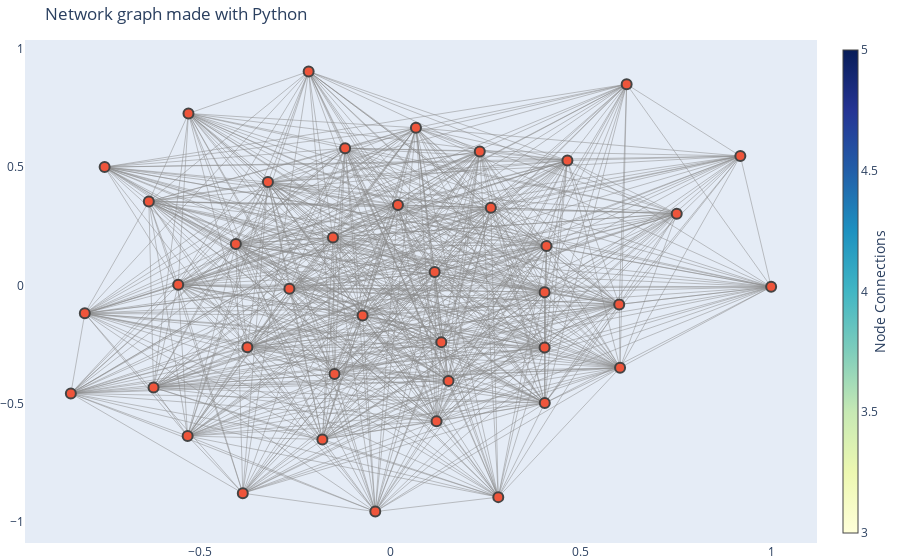

This figure's notebook cell:
### Markdown cell above
#### Visualizing the graph

### Code cell
import plotly.graph_objects as go


# Extract node positions
pos = nx.spring_layout(G)

# Create edge traces
edge_x = []
edge_y = []
for edge in G.edges():
    x0, y0 = pos[edge[0]]
    x1, y1 = pos[edge[1]]
    edge_x.append(x0)
    edge_x.append(x1)
    edge_x.append(None)
    edge_y.append(y0)
    edge_y.append(y1)
    edge_y.append(None)

edge_trace = go.Scatter(
    x=edge_x, y=edge_y,
    line=dict(width=0.5, color='#888'),
    hoverinfo='none',
    mode='lines')

# Create node traces
node_x = []
node_y = []
for node in G.nodes():
    x, y = pos[node]
    node_x.append(x)
    node_y.append(y)

node_trace = go.Scatter(
    x=node_x, y=node_y,
    mode='markers',
    hoverinfo='text',
    marker=dict(
        showscale=True,
        colorscale='YlGnBu',
        size=10,
        colorbar=dict(
            thickness=15,
            title='Node Connections',
            xanchor='left',
            titleside='right'
        ),
        line_width=2))

# Create Plotly figure
fig = go.Figure(data=[edge_trace, node_trace],
                layout=go.Layout(
                    title='Network graph',
                    showlegend=False,
                    hovermode='closest',
                    margin=dict(b=0,l=0,r=0,t=40),
                    xaxis=dict(showgrid=False, zeroline=False),
                    yaxis=dict(showgrid=False, zeroline=False))
                )

fig.show()

### Figure 1 — Plotly figure (JSON) as saved in the notebook; plotly's stock layout.template omitted (floating-point values rounded to 4 significant figures; data arrays with more than 128 entries replaced by an {"elided": "..."} marker saying what was removed)
{"data": [{"hoverinfo": "none", "line": {"color": "#888", "width": 0.5}, "mode": "lines", "type": "scatter", "x": {"elided": "2052 float values"}, "y": {"elided": "2052 float values"}}, {"hoverinfo": "text", "marker": {"colorbar": {"thickness": 15, "title": {"side": "right", "text": "Node Connections"}, "xanchor": "left"}, "colorscale": [[0, "rgb(255,255,217)"], [0.125, "rgb(237,248,177)"], [0.25, "rgb(199,233,180)"], [0.375, "rgb(127,205,187)"], [0.5, "rgb(65,182,196)"], [0.625, "rgb(29,145,192)"], [0.75, "rgb(34,94,168)"], [0.875, "rgb(37,52,148)"], [1, "rgb(8,29,88)"]], "line": {"width": 2}, "showscale": true, "size": 10}, "mode": "markers", "type": "scatter", "x": [-0.1517, 0.1156, 0.6029, -0.1477, 0.2632, -0.407, 0.405, 0.4645, -0.2663, 0.6007, 0.1206, -0.07377, 0.4094, 0.2828, 0.919, 0.6202, -0.7518, 1.0, -0.1796, 0.06637, -0.5586, -0.6233, 0.4045, -0.5338, 0.019, -0.6357, 0.4046, -0.04051, 0.1331, 0.152, -0.1198, -0.3226, -0.3767, -0.8407, -0.3887, 0.7518, -0.2157, -0.5315, -0.804, 0.2342], "y": [0.2028, 0.05644, -0.348, -0.3744, 0.3288, 0.1752, -0.4975, 0.5284, -0.01427, -0.0802, -0.5749, -0.1274, 0.1668, -0.8953, 0.5472, 0.8508, 0.5006, -0.005863, -0.6511, 0.6668, 0.002926, -0.4312, -0.262, -0.6369, 0.3406, 0.355, -0.02867, -0.9565, -0.2398, -0.4036, 0.5802, 0.4372, -0.2615, -0.4566, -0.8787, 0.3036, 0.9052, 0.7272, -0.118, 0.5664]}], "layout": {"hovermode": "closest", "margin": {"b": 0, "l": 0, "r": 0, "t": 40}, "showlegend": false, "title": {"text": "Network graph made with Python"}, "xaxis": {"showgrid": false, "zeroline": false}, "yaxis": {"showgrid": false, "zeroline": false}}}
